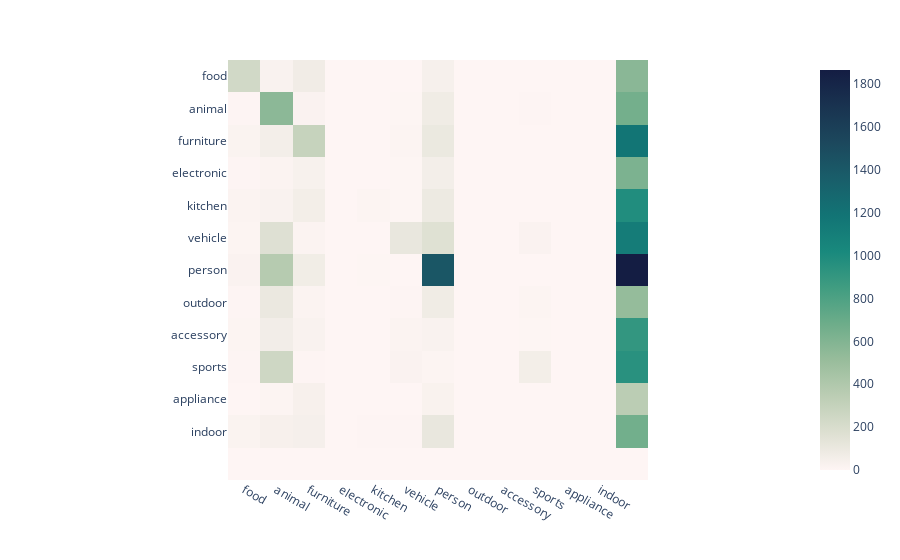

Notebook code for this chart:
### Code cell
img = px.imshow(conf_mat, color_continuous_scale='tempo')
img.update_layout(
    xaxis = dict(
        tickmode = 'array',
        tickvals = [0,1, 2, 3, 4, 5,6, 7,8, 9,10, 11],
        ticktext =['food', 'animal', 'furniture', 'electronic', 'kitchen', 'vehicle',
       'person', 'outdoor', 'accessory', 'sports', 'appliance', 'indoor']
    ),
    yaxis = dict
    (
        tickmode = 'array',
        tickvals = [0,1, 2, 3, 4, 5,6, 7,8, 9,10, 11],
        ticktext = ['food', 'animal', 'furniture', 'electronic', 'kitchen', 'vehicle',
       'person', 'outdoor', 'accessory', 'sports', 'appliance', 'indoor']
    )
)

### Figure 1 — Plotly figure (JSON) as saved in the notebook; plotly's stock layout.template omitted (floating-point values rounded to 4 significant figures; data arrays with more than 128 entries replaced by an {"elided": "..."} marker saying what was removed)
{"data": [{"coloraxis": "coloraxis", "hovertemplate": "x: %{x}<br>y: %{y}<br>color: %{z}<extra></extra>", "name": "0", "type": "heatmap", "xaxis": "x", "yaxis": "y", "z": {"elided": "13x13 int values"}}], "layout": {"coloraxis": {"colorscale": [[0, "rgb(254, 245, 244)"], [0.09091, "rgb(222, 224, 210)"], [0.1818, "rgb(189, 206, 181)"], [0.2727, "rgb(153, 189, 156)"], [0.3636, "rgb(110, 173, 138)"], [0.4545, "rgb(65, 157, 129)"], [0.5455, "rgb(25, 137, 125)"], [0.6364, "rgb(18, 116, 117)"], [0.7273, "rgb(25, 94, 106)"], [0.8182, "rgb(28, 72, 93)"], [0.9091, "rgb(25, 51, 80)"], [1, "rgb(20, 29, 67)"]]}, "margin": {"t": 60}, "xaxis": {"anchor": "y", "constrain": "domain", "domain": [0, 1], "scaleanchor": "y", "tickmode": "array", "ticktext": ["food", "animal", "furniture", "electronic", "kitchen", "vehicle", "person", "outdoor", "accessory", "sports", "appliance", "indoor"], "tickvals": [0, 1, 2, 3, 4, 5, 6, 7, 8, 9, 10, 11]}, "yaxis": {"anchor": "x", "autorange": "reversed", "constrain": "domain", "domain": [0, 1], "tickmode": "array", "ticktext": ["food", "animal", "furniture", "electronic", "kitchen", "vehicle", "person", "outdoor", "accessory", "sports", "appliance", "indoor"], "tickvals": [0, 1, 2, 3, 4, 5, 6, 7, 8, 9, 10, 11]}}}
